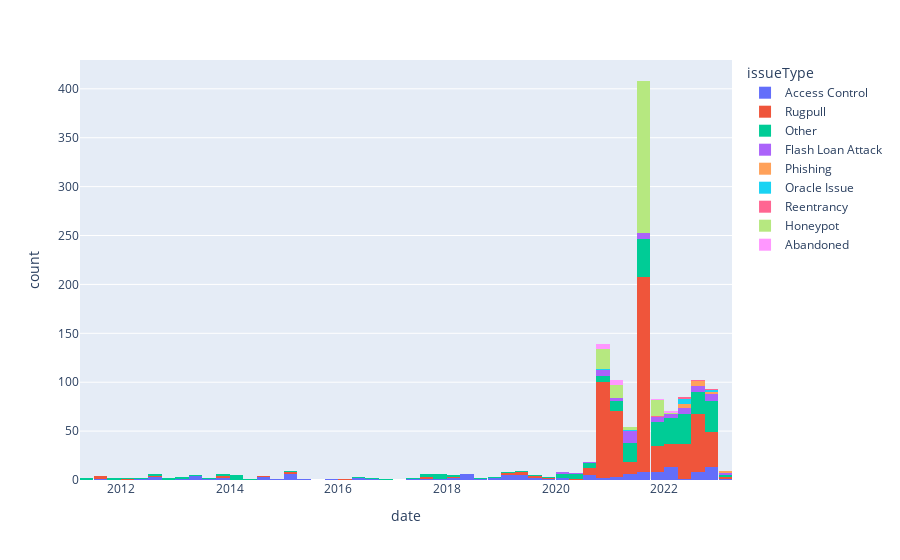

Notebook cell for this chart:
### Code cell
import plotly.express as px
fig = px.histogram(df_rects, x="date", color="issueType")
fig.show()

### Figure 1 — Plotly figure (JSON) as saved in the notebook; plotly's stock layout.template omitted (floating-point values rounded to 4 significant figures; data arrays with more than 128 entries replaced by an {"elided": "..."} marker saying what was removed)
{"data": [{"alignmentgroup": "True", "bingroup": "x", "hovertemplate": "issueType=Access Control<br>date=%{x}<br>count=%{y}<extra></extra>", "legendgroup": "Access Control", "marker": {"color": "#636efa", "pattern": {"shape": ""}}, "name": "Access Control", "offsetgroup": "Access Control", "orientation": "v", "showlegend": true, "type": "histogram", "x": ["2023-01-19T00:00:00", "2022-12-31T00:00:00", "2022-12-16T00:00:00", "2022-12-02T00:00:00", "2022-11-10T00:00:00", "2022-11-05T00:00:00", "2022-11-02T00:00:00", "2022-11-01T00:00:00", "2022-10-29T00:00:00", "2022-10-27T00:00:00", "2022-10-24T00:00:00", "2022-10-23T00:00:00", "2022-10-17T00:00:00", "2022-10-11T00:00:00", "2022-09-20T00:00:00", "2022-09-18T00:00:00", "2022-09-08T00:00:00", "2022-08-31T00:00:00", "2022-07-17T00:00:00", "2022-07-11T00:00:00", "2022-07-05T00:00:00", "2022-07-01T00:00:00", "2022-06-23T00:00:00", "2022-03-29T00:00:00", "2022-03-17T00:00:00", "2022-02-25T00:00:00", "2022-02-20T00:00:00", "2022-02-16T00:00:00", "2022-02-14T00:00:00", "2022-02-09T00:00:00", "2022-02-04T00:00:00", "2022-01-17T00:00:00", "2022-01-10T00:00:00", "2022-01-10T00:00:00", "2022-01-08T00:00:00", "2022-01-07T00:00:00", "2021-12-28T00:00:00", "2021-12-12T00:00:00", "2021-12-11T00:00:00", "2021-12-06T00:00:00", "2021-12-04T00:00:00", "2021-11-21T00:00:00", "2021-11-05T00:00:00", "2021-10-30T00:00:00", "2021-08-29T00:00:00", "2021-08-21T00:00:00", "2021-08-19T00:00:00", "2021-08-14T00:00:00", "2021-07-31T00:00:00", "2021-07-14T00:00:00", "2021-07-10T00:00:00", "2021-07-09T00:00:00", "2021-06-24T00:00:00", "2021-06-22T00:00:00", "2021-06-19T00:00:00", "2021-05-27T00:00:00", "2021-05-17T00:00:00", "2021-04-19T00:00:00", "2021-03-15T00:00:00", "2021-03-14T00:00:00", "2021-02-20T00:00:00", "2020-12-21T00:00:00", "2020-10-24T00:00:00", "2020-09-25T00:00:00", "2020-09-08T00:00:00", "2020-08-30T00:00:00", "2020-07-15T00:00:00", "2020-07-11T00:00:00", "2020-03-25T00:00:00", "2020-01-19T00:00:00", "2019-11-27T00:00:00", "2019-08-17T00:00:00", "2019-07-12T00:00:00", "2019-06-26T00:00:00", "2019-06-06T00:00:00", "2019-06-02T00:00:00", "2019-05-22T00:00:00", "2019-05-07T00:00:00", "2019-03-29T00:00:00", "2019-03-26T00:00:00", "2019-03-25T00:00:00", "2019-02-20T00:00:00", "2019-02-04T00:00:00", "2018-12-27T00:00:00", "2018-10-20T00:00:00", "2018-09-14T00:00:00", "2018-06-19T00:00:00", "2018-06-10T00:00:00", "2018-05-21T00:00:00", "2018-04-24T00:00:00", "2018-04-21T00:00:00", "2018-04-12T00:00:00", "2018-02-19T00:00:00", "2018-01-13T00:00:00", "2017-12-20T00:00:00", "2017-09-21T00:00:00", "2017-06-03T00:00:00", "2016-08-02T00:00:00", "2016-05-10T00:00:00", "2016-04-01T00:00:00", "2015-10-11T00:00:00", "2015-05-22T00:00:00", "2015-02-18T00:00:00", "2015-02-15T00:00:00", "2015-02-14T00:00:00", "2015-01-27T00:00:00", "2015-01-23T00:00:00", "2015-01-04T00:00:00", "2014-10-19T00:00:00", "2014-09-12T00:00:00", "2014-07-29T00:00:00", "2014-07-13T00:00:00", "2013-11-29T00:00:00", "2013-10-23T00:00:00", "2013-07-15T00:00:00", "2013-06-01T00:00:00", "2013-05-10T00:00:00", "2013-04-26T00:00:00", "2013-04-01T00:00:00", "2013-02-13T00:00:00", "2012-09-28T00:00:00", "2012-07-13T00:00:00", "2012-07-04T00:00:00", "2012-04-11T00:00:00", "2011-07-26T00:00:00"], "xaxis": "x", "yaxis": "y"}, {"alignmentgroup": "True", "bingroup": "x", "hovertemplate": "issueType=Rugpull<br>date=%{x}<br>count=%{y}<extra></extra>", "legendgroup": "Rugpull", "marker": {"color": "#EF553B", "pattern": {"shape": ""}}, "name": "Rugpull", "offsetgroup": "Rugpull", "orientation": "v", "showlegend": true, "type": "histogram", "x": {"elided": "592 str values"}, "xaxis": "x", "yaxis": "y"}, {"alignmentgroup": "True", "bingroup": "x", "hovertemplate": "issueType=Other<br>date=%{x}<br>count=%{y}<extra></extra>", "legendgroup": "Other", "marker": {"color": "#00cc96", "pattern": {"shape": ""}}, "name": "Other", "offsetgroup": "Other", "orientation": "v", "showlegend": true, "type": "histogram", "x": {"elided": "268 str values"}, "xaxis": "x", "yaxis": "y"}, {"alignmentgroup": "True", "bingroup": "x", "hovertemplate": "issueType=Flash Loan Attack<br>date=%{x}<br>count=%{y}<extra></extra>", "legendgroup": "Flash Loan Attack", "marker": {"color": "#ab63fa", "pattern": {"shape": ""}}, "name": "Flash Loan Attack", "offsetgroup": "Flash Loan Attack", "orientation": "v", "showlegend": true, "type": "histogram", "x": ["2023-01-15T00:00:00", "2023-01-03T00:00:00", "2022-12-14T00:00:00", "2022-12-10T00:00:00", "2022-11-06T00:00:00", "2022-10-25T00:00:00", "2022-10-23T00:00:00", "2022-10-17T00:00:00", "2022-10-16T00:00:00", "2022-09-08T00:00:00", "2022-09-06T00:00:00", "2022-09-04T00:00:00", "2022-08-31T00:00:00", "2022-07-28T00:00:00", "2022-07-13T00:00:00", "2022-06-16T00:00:00", "2022-06-07T00:00:00", "2022-05-24T00:00:00", "2022-05-15T00:00:00", "2022-04-28T00:00:00", "2022-04-18T00:00:00", "2022-04-12T00:00:00", "2022-03-21T00:00:00", "2022-03-15T00:00:00", "2022-03-05T00:00:00", "2022-01-17T00:00:00", "2021-12-30T00:00:00", "2021-11-26T00:00:00", "2021-11-23T00:00:00", "2021-10-27T00:00:00", "2021-10-06T00:00:00", "2021-08-29T00:00:00", "2021-08-16T00:00:00", "2021-08-04T00:00:00", "2021-07-19T00:00:00", "2021-07-16T00:00:00", "2021-07-14T00:00:00", "2021-07-14T00:00:00", "2021-06-21T00:00:00", "2021-06-10T00:00:00", "2021-05-29T00:00:00", "2021-05-29T00:00:00", "2021-05-28T00:00:00", "2021-05-24T00:00:00", "2021-05-22T00:00:00", "2021-05-19T00:00:00", "2021-05-16T00:00:00", "2021-05-12T00:00:00", "2021-05-08T00:00:00", "2021-05-02T00:00:00", "2021-02-13T00:00:00", "2021-02-08T00:00:00", "2021-02-05T00:00:00", "2020-12-18T00:00:00", "2020-11-17T00:00:00", "2020-11-14T00:00:00", "2020-11-12T00:00:00", "2020-11-06T00:00:00", "2020-10-26T00:00:00", "2020-09-29T00:00:00", "2020-06-28T00:00:00", "2020-02-18T00:00:00", "2020-02-15T00:00:00"], "xaxis": "x", "yaxis": "y"}, {"alignmentgroup": "True", "bingroup": "x", "hovertemplate": "issueType=Phishing<br>date=%{x}<br>count=%{y}<extra></extra>", "legendgroup": "Phishing", "marker": {"color": "#FFA15A", "pattern": {"shape": ""}}, "name": "Phishing", "offsetgroup": "Phishing", "orientation": "v", "showlegend": true, "type": "histogram", "x": ["2023-01-03T00:00:00", "2023-01-03T00:00:00", "2022-12-26T00:00:00", "2022-12-14T00:00:00", "2022-09-15T00:00:00", "2022-08-09T00:00:00", "2022-07-21T00:00:00", "2022-07-15T00:00:00", "2022-07-11T00:00:00", "2022-06-24T00:00:00", "2022-06-04T00:00:00", "2022-05-14T00:00:00", "2022-05-10T00:00:00"], "xaxis": "x", "yaxis": "y"}, {"alignmentgroup": "True", "bingroup": "x", "hovertemplate": "issueType=Oracle Issue<br>date=%{x}<br>count=%{y}<extra></extra>", "legendgroup": "Oracle Issue", "marker": {"color": "#19d3f3", "pattern": {"shape": ""}}, "name": "Oracle Issue", "offsetgroup": "Oracle Issue", "orientation": "v", "showlegend": true, "type": "histogram", "x": ["2022-11-08T00:00:00", "2022-11-02T00:00:00", "2022-05-31T00:00:00", "2022-05-29T00:00:00", "2022-05-15T00:00:00", "2022-04-15T00:00:00", "2022-04-02T00:00:00", "2021-05-18T00:00:00", "2020-11-26T00:00:00"], "xaxis": "x", "yaxis": "y"}, {"alignmentgroup": "True", "bingroup": "x", "hovertemplate": "issueType=Reentrancy<br>date=%{x}<br>count=%{y}<extra></extra>", "legendgroup": "Reentrancy", "marker": {"color": "#FF6692", "pattern": {"shape": ""}}, "name": "Reentrancy", "offsetgroup": "Reentrancy", "orientation": "v", "showlegend": true, "type": "histogram", "x": ["2022-10-25T00:00:00", "2022-07-10T00:00:00", "2022-05-10T00:00:00", "2022-04-30T00:00:00", "2021-12-19T00:00:00"], "xaxis": "x", "yaxis": "y"}, {"alignmentgroup": "True", "bingroup": "x", "hovertemplate": "issueType=Honeypot<br>date=%{x}<br>count=%{y}<extra></extra>", "legendgroup": "Honeypot", "marker": {"color": "#B6E880", "pattern": {"shape": ""}}, "name": "Honeypot", "offsetgroup": "Honeypot", "orientation": "v", "showlegend": true, "type": "histogram", "x": {"elided": "211 str values"}, "xaxis": "x", "yaxis": "y"}, {"alignmentgroup": "True", "bingroup": "x", "hovertemplate": "issueType=Abandoned<br>date=%{x}<br>count=%{y}<extra></extra>", "legendgroup": "Abandoned", "marker": {"color": "#FF97FF", "pattern": {"shape": ""}}, "name": "Abandoned", "offsetgroup": "Abandoned", "orientation": "v", "showlegend": true, "type": "histogram", "x": ["2022-01-23T00:00:00", "2022-01-09T00:00:00", "2021-12-07T00:00:00", "2021-03-07T00:00:00", "2021-02-11T00:00:00", "2021-01-16T00:00:00", "2021-01-14T00:00:00", "2021-01-10T00:00:00", "2020-12-12T00:00:00", "2020-12-05T00:00:00", "2020-11-12T00:00:00", "2020-10-30T00:00:00", "2020-10-21T00:00:00", null], "xaxis": "x", "yaxis": "y"}], "layout": {"barmode": "relative", "legend": {"title": {"text": "issueType"}, "tracegroupgap": 0}, "margin": {"t": 60}, "xaxis": {"anchor": "y", "domain": [0, 1], "title": {"text": "date"}}, "yaxis": {"anchor": "x", "domain": [0, 1], "title": {"text": "count"}}}}
